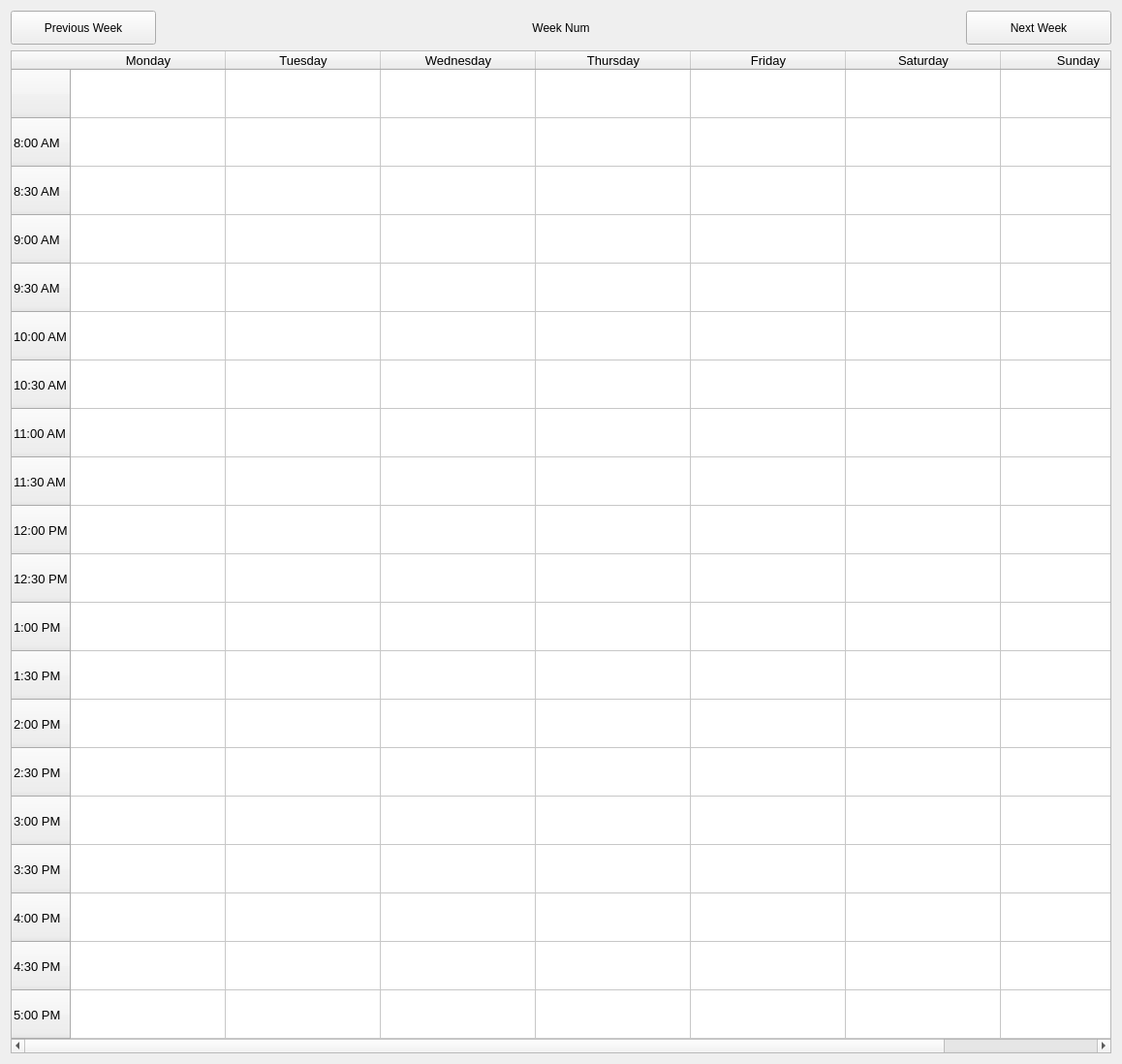
         <widget class="QWidget" name="Room7">
          <property name="enabled">
           <bool>true</bool>
          </property>
          <attribute name="title">
           <string>Extra Room</string>
          </attribute>
          <layout class="QGridLayout" name="gridLayout_12">
           <item row="0" column="0">
            <widget class="QPushButton" name="PrevWeekR7">
             <property name="minimumSize">
              <size>
               <width>150</width>
               <height>35</height>
              </size>
             </property>
             <property name="maximumSize">
              <size>
               <width>150</width>
               <height>35</height>
              </size>
             </property>
             <property name="text">
              <string>Previous Week</string>
             </property>
             <property name="icon">
              <iconset>
               <normaloff>Images/Previous.png</normaloff>Images/Previous.png</iconset>
             </property>
             <property name="iconSize">
              <size>
               <width>25</width>
               <height>25</height>
              </size>
             </property>
            </widget>
           </item>
           <item row="0" column="1">
            <widget class="QLabel" name="WeekNumR7">
             <property name="maximumSize">
              <size>
               <width>16777215</width>
               <height>16777215</height>
              </size>
             </property>
             <property name="text">
              <string>Week Num</string>
             </property>
             <property name="alignment">
              <set>Qt::AlignCenter</set>
             </property>
            </widget>
           </item>
           <item row="0" column="2">
            <widget class="QPushButton" name="NextWeekR7">
             <property name="minimumSize">
              <size>
               <width>150</width>
               <height>35</height>
              </size>
             </property>
             <property name="maximumSize">
              <size>
               <width>150</width>
               <height>35</height>
              </size>
             </property>
             <property name="layoutDirection">
              <enum>Qt::LeftToRight</enum>
             </property>
             <property name="text">
              <string>Next Week</string>
             </property>
             <property name="icon">
              <iconset>
               <normaloff>Images/Next.png</normaloff>Images/Next.png</iconset>
             </property>
             <property name="iconSize">
              <size>
               <width>25</width>
               <height>25</height>
              </size>
             </property>
            </widget>
           </item>
           <item row="1" column="0" colspan="3">
            <widget class="QTableWidget" name="ScheduleR7">
             <property name="font">
              <font>
               <family>MS Shell Dlg 2</family>
               <pointsize>10</pointsize>
               <weight>50</weight>
               <italic>false</italic>
               <bold>false</bold>
              </font>
             </property>
             <property name="sizeAdjustPolicy">
              <enum>QAbstractScrollArea::AdjustToContents</enum>
             </property>
             <attribute name="horizontalHeaderMinimumSectionSize">
              <number>100</number>
             </attribute>
             <attribute name="horizontalHeaderDefaultSectionSize">
              <number>160</number>
             </attribute>
             <attribute name="horizontalHeaderShowSortIndicator" stdset="0">
              <bool>false</bool>
             </attribute>
             <attribute name="horizontalHeaderStretchLastSection">
              <bool>false</bool>
             </attribute>
             <attribute name="verticalHeaderDefaultSectionSize">
              <number>50</number>
             </attribute>
             <row>
              <property name="text">
               <string/>
              </property>
             </row>
             <row>
              <property name="text">
               <string>8:00 AM</string>
              </property>
             </row>
             <row>
              <property name="text">
               <string>8:30 AM</string>
              </property>
             </row>
             <row>
              <property name="text">
               <string>9:00 AM</string>
              </property>
             </row>
             <row>
              <property name="text">
               <string>9:30 AM</string>
              </property>
             </row>
             <row>
              <property name="text">
               <string>10:00 AM</string>
              </property>
             </row>
             <row>
              <property name="text">
               <string>10:30 AM</string>
              </property>
             </row>
             <row>
              <property name="text">
               <string>11:00 AM</string>
              </property>
             </row>
             <row>
              <property name="text">
               <string>11:30 AM</string>
              </property>
             </row>
             <row>
              <property name="text">
               <string>12:00 PM</string>
              </property>
             </row>
             <row>
              <property name="text">
               <string>12:30 PM</string>
              </property>
             </row>
             <row>
              <property name="text">
               <string>1:00 PM</string>
              </property>
             </row>
             <row>
              <property name="text">
               <string>1:30 PM</string>
              </property>
             </row>
             <row>
              <property name="text">
               <string>2:00 PM</string>
              </property>
             </row>
             <row>
              <property name="text">
               <string>2:30 PM</string>
              </property>
             </row>
             <row>
              <property name="text">
               <string>3:00 PM</string>
              </property>
             </row>
             <row>
              <property name="text">
               <string>3:30 PM</string>
              </property>
             </row>
             <row>
              <property name="text">
               <string>4:00 PM</string>
              </property>
             </row>
             <row>
              <property name="text">
               <string>4:30 PM</string>
              </property>
             </row>
             <row>
              <property name="text">
               <string>5:00 PM</string>
              </property>
             </row>
             <column>
              <property name="text">
               <string>Monday</string>
              </property>
             </column>
             <column>
              <property name="text">
               <string>Tuesday</string>
              </property>
             </column>
             <column>
              <property name="text">
               <string>Wednesday</string>
              </property>
             </column>
             <column>
              <property name="text">
               <string>Thursday</string>
              </property>
             </column>
             <column>
              <property name="text">
               <string>Friday</string>
              </property>
             </column>
             <column>
              <property name="text">
               <string>Saturday</string>
              </property>
             </column>
             <column>
              <property name="text">
               <string>Sunday</string>
              </property>
             </column>
            </widget>
           </item>
          </layout>
         </widget>
